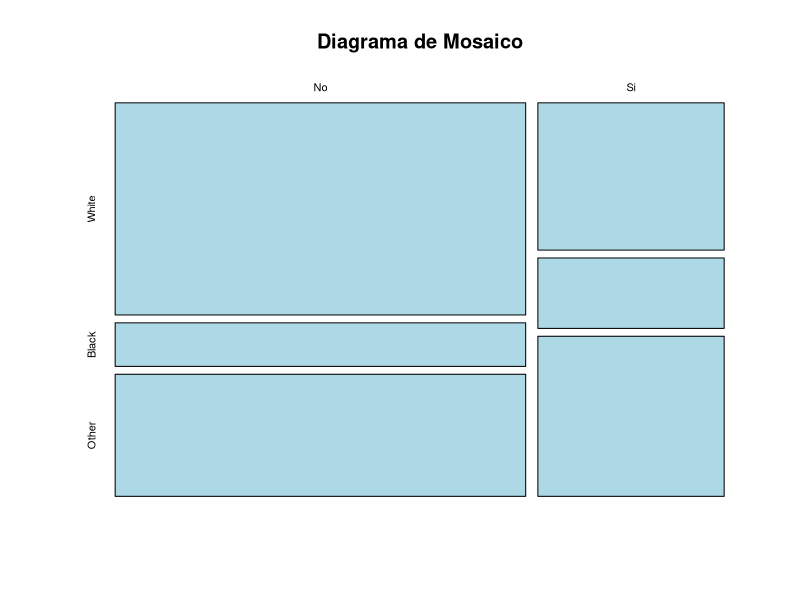
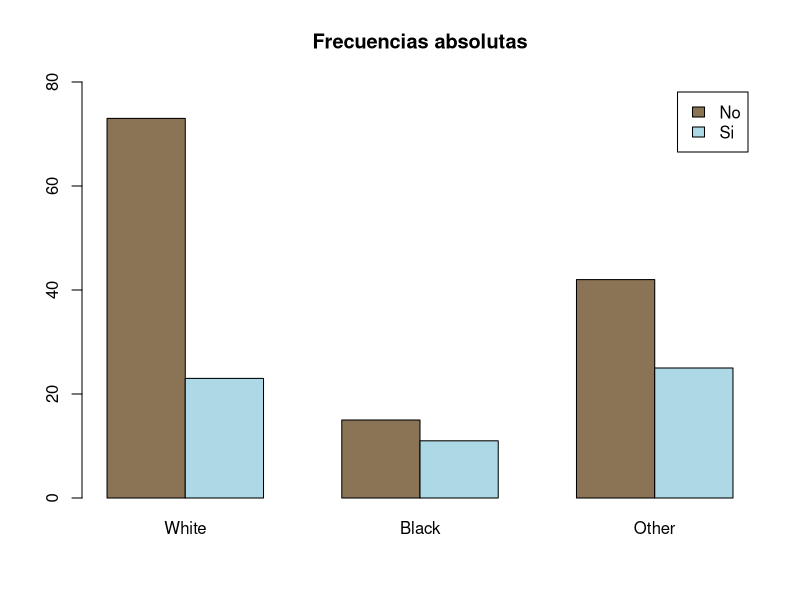
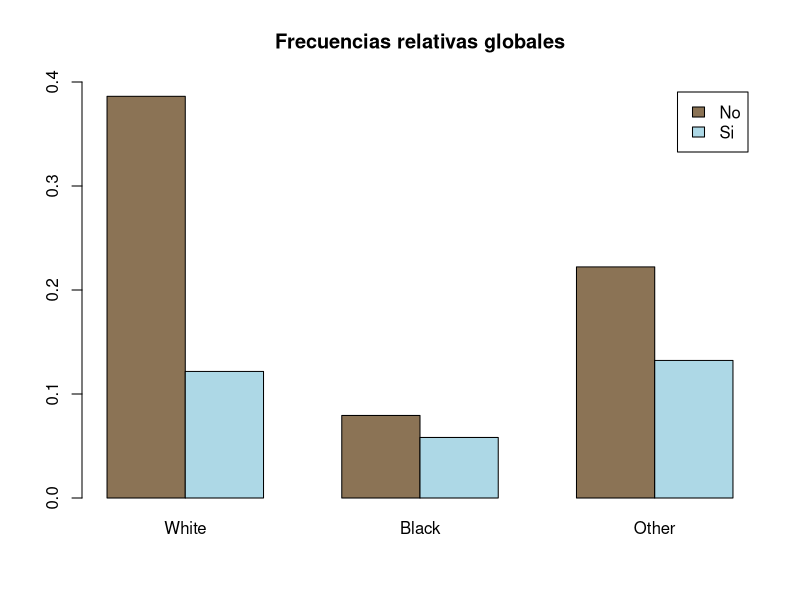
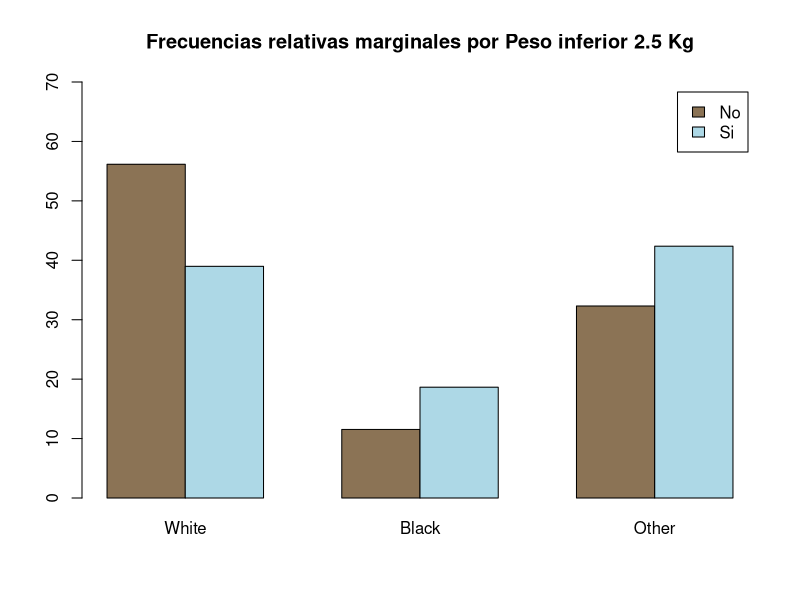
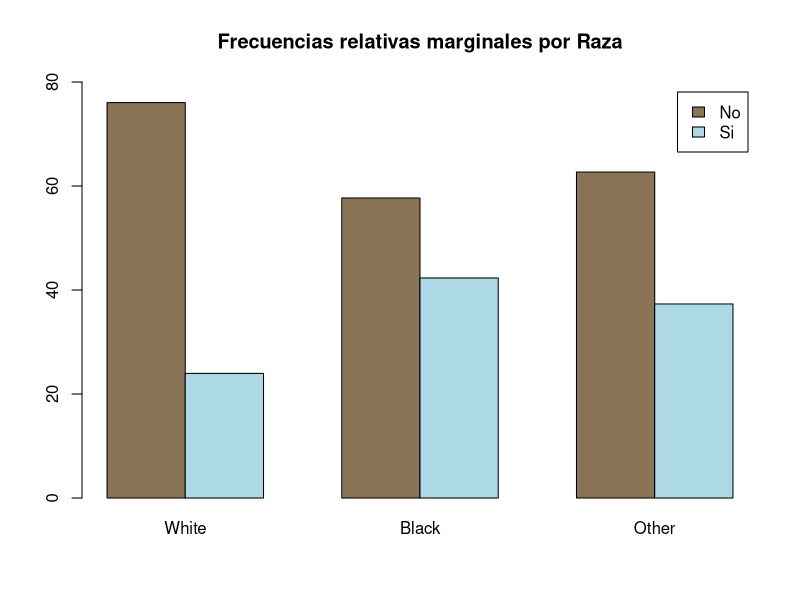
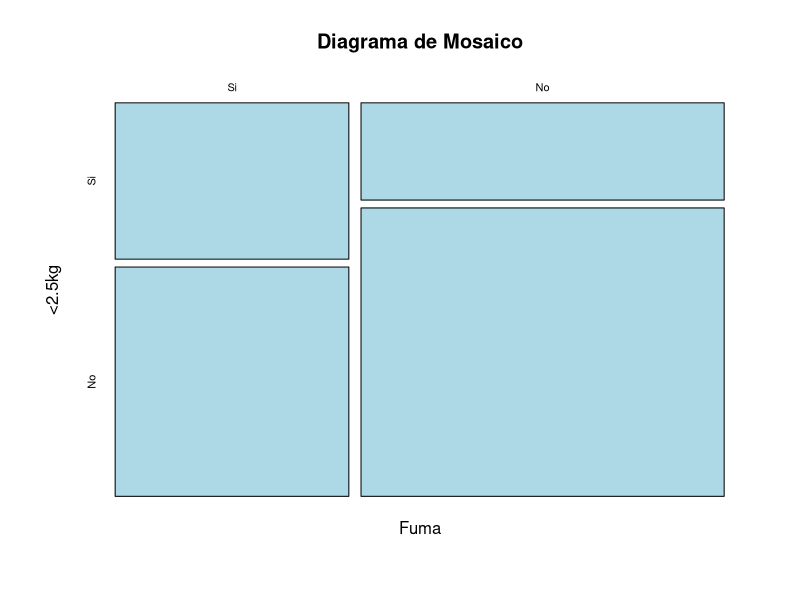
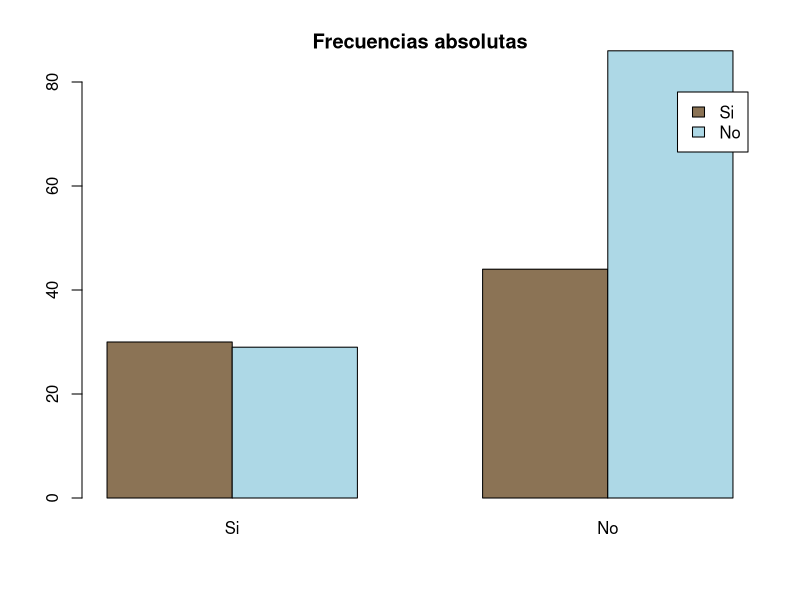
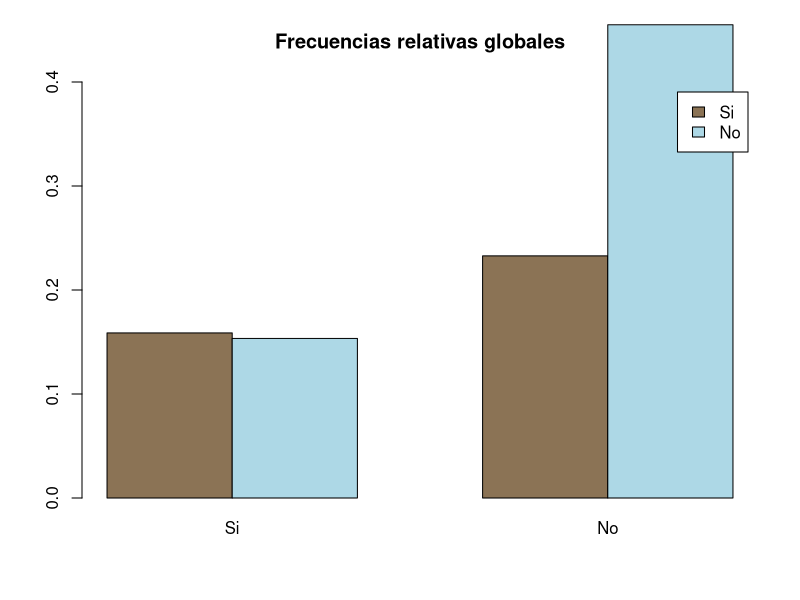

Reproduce these figures in R, in order.
## ---- chunk 1

library(MASS)
str(birthwt)
head(birthwt)
data <- birthwt

#??birthwt
## ---- chunk 2

# convertimos a factores
data$low = factor(data$low, labels = c("No", "Si"))
data$race = factor(data$race, labels = c("White", "Black", "Other"))
str(data)
#levels(data$low)
#levels(data$race)

tt <- table(data$low, data$race) #freq absolutas
tt
100*prop.table(tt) # freq relativa globañ
100*prop.table(tt, margin = 1) # freq relativa por Peso
100*prop.table(tt, margin = 2) # freq relativa por raza

colSums(tt)
rowSums(tt)

library(gmodels)
CrossTable(data$low, data$race, prop.chisq = FALSE)

ftable(tt)


## ---- chunk 3
plot(tt,col = c("lightblue") , main = "Diagrama de Mosaico")
## ---- chunk 4

barplot(tt, 
        ylim = c(0, 80), 
        beside = TRUE, 
        legend.text = TRUE,
        main = "Frecuencias absolutas",
        col = c("burlywood4", "lightblue")
        )

barplot(prop.table(tt), 
        ylim = c(0, 0.4), 
        beside = TRUE, 
        legend.text = TRUE,
        main = "Frecuencias relativas globales",
        col = c("burlywood4", "lightblue")
        )

barplot(100*prop.table(tt, margin = 1), 
        ylim = c(0, 70), 
        beside = TRUE, 
        legend.text = TRUE,
        main = "Frecuencias relativas marginales por Peso inferior 2.5 Kg",
        col = c("burlywood4", "lightblue")
        )


barplot(100*prop.table(tt, margin = 2), 
        ylim = c(0, 80), 
        beside = TRUE, 
        legend.text = TRUE,
        main = "Frecuencias relativas marginales por Raza",
        col = c("burlywood4", "lightblue")
        )

## ---- chunk 5

data2 = birthwt
data2$smoke = factor(data2$smoke, levels = c(1, 0), labels = c("Si", "No"))
data2$low = factor(data2$low, levels = c(1, 0), labels = c("Si", "No"))

str(data2)

#frecuencia absoluta
tt2 <- table(data2$smoke, data2$low, dnn = c('Fuma', '<2.5kg'))

# numero total de la muestra
sum(tt2)

# frecuencias relativas globales y marginales
round(100*prop.table(tt2), 2)
round(100*prop.table(tt2, margin = 1), 2)
round(100*prop.table(tt2, margin = 2), 2)

library(gmodels)
CrossTable(data$smoke, data$low, prop.chisq = FALSE)

ftable(tt2)

plot(tt2,col = c("lightblue") , main = "Diagrama de Mosaico")

barplot(tt2, 
        ylim = c(0, 80), 
        beside = TRUE, 
        legend.text = TRUE,
        main = "Frecuencias absolutas",
        col = c("burlywood4", "lightblue")
        )

barplot(prop.table(tt2), 
        ylim = c(0, 0.4), 
        beside = TRUE, 
        legend.text = TRUE,
        main = "Frecuencias relativas globales",
        col = c("burlywood4", "lightblue")
        )

barplot(100*prop.table(tt2, margin = 1), 
        ylim = c(0, 70), 
        beside = TRUE, 
        legend.text = TRUE,
        main = "Frecuencias relativas marginales por Peso inferior 2.5 Kg",
        col = c("burlywood4", "lightblue")
        )


barplot(100*prop.table(tt2, margin = 2), 
        ylim = c(0, 80), 
        beside = TRUE, 
        legend.text = TRUE,
        main = "Frecuencias relativas marginales por Raza",
        col = c("burlywood4", "lightblue")
        )

## ---- chunk 6

data3 = birthwt
data3$race = factor(data3$race, labels = c("White", "Black", "Other"))
data3$smoke = factor(data3$smoke, levels = c(1, 0), labels = c("Smoke.Si", "Smoke.No"))
data3$low = factor(data3$low, levels = c(1, 0), labels = c("Low.Si", "Low.No"))

# absolutas
tt3 <- table(data3$race, data3$smoke, data3$low)

# freq relativas globales
round(100*prop.table(tt3), 2)

# freq relativas
round(100*prop.table(tt3, margin = 1), 2)
round(100*prop.table(tt3, margin = 2), 2)
round(100*prop.table(tt3, margin = 2), 2)
round(100*prop.table(tt3, margin = c(1,2)), 2)

plot(tt3, main = "Diagrama de Mosaico")
